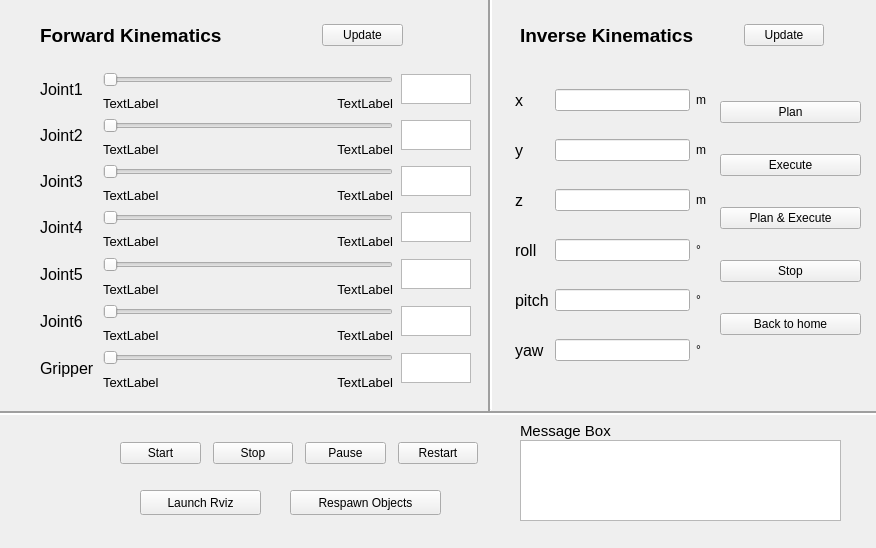
<?xml version="1.0" encoding="UTF-8"?>
<ui version="4.0">
 <class>Form</class>
 <widget class="QWidget" name="Form">
  <property name="geometry">
   <rect>
    <x>0</x>
    <y>0</y>
    <width>876</width>
    <height>548</height>
   </rect>
  </property>
  <property name="windowTitle">
   <string>Form</string>
  </property>
  <widget class="QWidget" name="layoutWidget">
   <property name="geometry">
    <rect>
     <x>720</x>
     <y>90</y>
     <width>141</width>
     <height>257</height>
    </rect>
   </property>
   <layout class="QVBoxLayout" name="verticalLayout">
    <property name="spacing">
     <number>20</number>
    </property>
    <item>
     <widget class="QPushButton" name="planButton">
      <property name="text">
       <string>Plan</string>
      </property>
     </widget>
    </item>
    <item>
     <widget class="QPushButton" name="executeButton">
      <property name="text">
       <string>Execute</string>
      </property>
     </widget>
    </item>
    <item>
     <widget class="QPushButton" name="planexeButton">
      <property name="text">
       <string>Plan &amp;&amp; Execute</string>
      </property>
     </widget>
    </item>
    <item>
     <widget class="QPushButton" name="stopexeButton">
      <property name="text">
       <string>Stop</string>
      </property>
     </widget>
    </item>
    <item>
     <widget class="QPushButton" name="homeButton">
      <property name="text">
       <string>Back to home</string>
      </property>
     </widget>
    </item>
   </layout>
  </widget>
  <widget class="QPushButton" name="rvizButton">
   <property name="geometry">
    <rect>
     <x>140</x>
     <y>490</y>
     <width>121</width>
     <height>25</height>
    </rect>
   </property>
   <property name="text">
    <string>Launch Rviz</string>
   </property>
  </widget>
  <widget class="QTextBrowser" name="browser">
   <property name="geometry">
    <rect>
     <x>520</x>
     <y>440</y>
     <width>321</width>
     <height>81</height>
    </rect>
   </property>
  </widget>
  <widget class="QWidget" name="layoutWidget">
   <property name="geometry">
    <rect>
     <x>40</x>
     <y>20</y>
     <width>363</width>
     <height>31</height>
    </rect>
   </property>
   <layout class="QHBoxLayout" name="horizontalLayout">
    <property name="spacing">
     <number>100</number>
    </property>
    <item>
     <widget class="QLabel" name="label_8">
      <property name="font">
       <font>
        <pointsize>14</pointsize>
        <weight>75</weight>
        <bold>true</bold>
       </font>
      </property>
      <property name="text">
       <string>Forward Kinematics</string>
      </property>
     </widget>
    </item>
    <item>
     <widget class="QPushButton" name="updatefkButton">
      <property name="text">
       <string>Update</string>
      </property>
     </widget>
    </item>
   </layout>
  </widget>
  <widget class="QLabel" name="label_16">
   <property name="geometry">
    <rect>
     <x>20</x>
     <y>430</y>
     <width>81</width>
     <height>81</height>
    </rect>
   </property>
   <property name="text">
    <string/>
   </property>
   <property name="pixmap">
    <pixmap resource="resources.qrc">:/images/jderobot.png</pixmap>
   </property>
   <property name="scaledContents">
    <bool>true</bool>
   </property>
  </widget>
  <widget class="QWidget" name="layoutWidget">
   <property name="geometry">
    <rect>
     <x>40</x>
     <y>70</y>
     <width>431</width>
     <height>318</height>
    </rect>
   </property>
   <layout class="QGridLayout" name="gridLayout">
    <property name="spacing">
     <number>8</number>
    </property>
    <item row="0" column="0" rowspan="2">
     <widget class="QLabel" name="label">
      <property name="maximumSize">
       <size>
        <width>50</width>
        <height>16777215</height>
       </size>
      </property>
      <property name="font">
       <font>
        <pointsize>12</pointsize>
        <weight>50</weight>
        <bold>false</bold>
       </font>
      </property>
      <property name="text">
       <string>Joint1</string>
      </property>
     </widget>
    </item>
    <item row="11" column="1" colspan="2">
     <widget class="QSlider" name="jointSlider_6">
      <property name="minimumSize">
       <size>
        <width>0</width>
        <height>20</height>
       </size>
      </property>
      <property name="orientation">
       <enum>Qt::Horizontal</enum>
      </property>
     </widget>
    </item>
    <item row="14" column="1">
     <widget class="QLabel" name="gripper_low">
      <property name="maximumSize">
       <size>
        <width>16777215</width>
        <height>12</height>
       </size>
      </property>
      <property name="font">
       <font>
        <pointsize>10</pointsize>
       </font>
      </property>
      <property name="text">
       <string>TextLabel</string>
      </property>
     </widget>
    </item>
    <item row="13" column="1" colspan="2">
     <widget class="QSlider" name="gripperSlider">
      <property name="minimumSize">
       <size>
        <width>0</width>
        <height>20</height>
       </size>
      </property>
      <property name="orientation">
       <enum>Qt::Horizontal</enum>
      </property>
     </widget>
    </item>
    <item row="4" column="1" colspan="2">
     <widget class="QSlider" name="jointSlider_3">
      <property name="minimumSize">
       <size>
        <width>0</width>
        <height>20</height>
       </size>
      </property>
      <property name="orientation">
       <enum>Qt::Horizontal</enum>
      </property>
     </widget>
    </item>
    <item row="0" column="1" colspan="2">
     <widget class="QSlider" name="jointSlider_1">
      <property name="minimumSize">
       <size>
        <width>0</width>
        <height>20</height>
       </size>
      </property>
      <property name="orientation">
       <enum>Qt::Horizontal</enum>
      </property>
     </widget>
    </item>
    <item row="3" column="1">
     <widget class="QLabel" name="joint2_low">
      <property name="maximumSize">
       <size>
        <width>16777215</width>
        <height>10</height>
       </size>
      </property>
      <property name="font">
       <font>
        <pointsize>10</pointsize>
       </font>
      </property>
      <property name="text">
       <string>TextLabel</string>
      </property>
     </widget>
    </item>
    <item row="7" column="2">
     <widget class="QLabel" name="joint4_high">
      <property name="maximumSize">
       <size>
        <width>16777215</width>
        <height>10</height>
       </size>
      </property>
      <property name="font">
       <font>
        <pointsize>10</pointsize>
       </font>
      </property>
      <property name="text">
       <string>TextLabel</string>
      </property>
      <property name="alignment">
       <set>Qt::AlignRight|Qt::AlignTrailing|Qt::AlignVCenter</set>
      </property>
     </widget>
    </item>
    <item row="14" column="2">
     <widget class="QLabel" name="gripper_high">
      <property name="maximumSize">
       <size>
        <width>16777215</width>
        <height>12</height>
       </size>
      </property>
      <property name="font">
       <font>
        <pointsize>10</pointsize>
       </font>
      </property>
      <property name="text">
       <string>TextLabel</string>
      </property>
      <property name="alignment">
       <set>Qt::AlignRight|Qt::AlignTrailing|Qt::AlignVCenter</set>
      </property>
     </widget>
    </item>
    <item row="3" column="2">
     <widget class="QLabel" name="joint2_high">
      <property name="maximumSize">
       <size>
        <width>16777215</width>
        <height>10</height>
       </size>
      </property>
      <property name="font">
       <font>
        <pointsize>10</pointsize>
       </font>
      </property>
      <property name="text">
       <string>TextLabel</string>
      </property>
      <property name="alignment">
       <set>Qt::AlignRight|Qt::AlignTrailing|Qt::AlignVCenter</set>
      </property>
     </widget>
    </item>
    <item row="12" column="2">
     <widget class="QLabel" name="joint6_high">
      <property name="maximumSize">
       <size>
        <width>16777215</width>
        <height>10</height>
       </size>
      </property>
      <property name="font">
       <font>
        <pointsize>10</pointsize>
       </font>
      </property>
      <property name="text">
       <string>TextLabel</string>
      </property>
      <property name="alignment">
       <set>Qt::AlignRight|Qt::AlignTrailing|Qt::AlignVCenter</set>
      </property>
     </widget>
    </item>
    <item row="1" column="1">
     <widget class="QLabel" name="joint1_low">
      <property name="maximumSize">
       <size>
        <width>16777215</width>
        <height>10</height>
       </size>
      </property>
      <property name="font">
       <font>
        <pointsize>10</pointsize>
       </font>
      </property>
      <property name="text">
       <string>TextLabel</string>
      </property>
     </widget>
    </item>
    <item row="6" column="1" colspan="2">
     <widget class="QSlider" name="jointSlider_4">
      <property name="minimumSize">
       <size>
        <width>0</width>
        <height>20</height>
       </size>
      </property>
      <property name="orientation">
       <enum>Qt::Horizontal</enum>
      </property>
     </widget>
    </item>
    <item row="12" column="1">
     <widget class="QLabel" name="joint6_low">
      <property name="maximumSize">
       <size>
        <width>16777215</width>
        <height>10</height>
       </size>
      </property>
      <property name="font">
       <font>
        <pointsize>10</pointsize>
       </font>
      </property>
      <property name="text">
       <string>TextLabel</string>
      </property>
     </widget>
    </item>
    <item row="5" column="1">
     <widget class="QLabel" name="joint3_low">
      <property name="maximumSize">
       <size>
        <width>16777215</width>
        <height>10</height>
       </size>
      </property>
      <property name="font">
       <font>
        <pointsize>10</pointsize>
       </font>
      </property>
      <property name="text">
       <string>TextLabel</string>
      </property>
     </widget>
    </item>
    <item row="7" column="1">
     <widget class="QLabel" name="joint4_low">
      <property name="maximumSize">
       <size>
        <width>16777215</width>
        <height>10</height>
       </size>
      </property>
      <property name="font">
       <font>
        <pointsize>10</pointsize>
       </font>
      </property>
      <property name="text">
       <string>TextLabel</string>
      </property>
     </widget>
    </item>
    <item row="5" column="2">
     <widget class="QLabel" name="joint3_high">
      <property name="maximumSize">
       <size>
        <width>16777215</width>
        <height>10</height>
       </size>
      </property>
      <property name="font">
       <font>
        <pointsize>10</pointsize>
       </font>
      </property>
      <property name="text">
       <string>TextLabel</string>
      </property>
      <property name="alignment">
       <set>Qt::AlignRight|Qt::AlignTrailing|Qt::AlignVCenter</set>
      </property>
     </widget>
    </item>
    <item row="2" column="1" colspan="2">
     <widget class="QSlider" name="jointSlider_2">
      <property name="minimumSize">
       <size>
        <width>0</width>
        <height>20</height>
       </size>
      </property>
      <property name="orientation">
       <enum>Qt::Horizontal</enum>
      </property>
     </widget>
    </item>
    <item row="1" column="2">
     <widget class="QLabel" name="joint1_high">
      <property name="maximumSize">
       <size>
        <width>16777215</width>
        <height>10</height>
       </size>
      </property>
      <property name="font">
       <font>
        <pointsize>10</pointsize>
        <stylestrategy>PreferDefault</stylestrategy>
       </font>
      </property>
      <property name="text">
       <string>TextLabel</string>
      </property>
      <property name="alignment">
       <set>Qt::AlignRight|Qt::AlignTrailing|Qt::AlignVCenter</set>
      </property>
     </widget>
    </item>
    <item row="2" column="0" rowspan="2">
     <widget class="QLabel" name="label_2">
      <property name="font">
       <font>
        <pointsize>12</pointsize>
       </font>
      </property>
      <property name="text">
       <string>Joint2</string>
      </property>
     </widget>
    </item>
    <item row="4" column="0" rowspan="2">
     <widget class="QLabel" name="label_3">
      <property name="font">
       <font>
        <pointsize>12</pointsize>
       </font>
      </property>
      <property name="text">
       <string>Joint3</string>
      </property>
     </widget>
    </item>
    <item row="6" column="0" rowspan="2">
     <widget class="QLabel" name="label_4">
      <property name="font">
       <font>
        <pointsize>12</pointsize>
       </font>
      </property>
      <property name="text">
       <string>Joint4</string>
      </property>
     </widget>
    </item>
    <item row="11" column="0" rowspan="2">
     <widget class="QLabel" name="label_6">
      <property name="font">
       <font>
        <pointsize>12</pointsize>
       </font>
      </property>
      <property name="text">
       <string>Joint6</string>
      </property>
     </widget>
    </item>
    <item row="13" column="0" rowspan="2">
     <widget class="QLabel" name="label_7">
      <property name="font">
       <font>
        <pointsize>12</pointsize>
       </font>
      </property>
      <property name="text">
       <string>Gripper</string>
      </property>
     </widget>
    </item>
    <item row="10" column="2">
     <widget class="QLabel" name="joint5_high">
      <property name="maximumSize">
       <size>
        <width>16777215</width>
        <height>10</height>
       </size>
      </property>
      <property name="font">
       <font>
        <pointsize>10</pointsize>
       </font>
      </property>
      <property name="text">
       <string>TextLabel</string>
      </property>
      <property name="alignment">
       <set>Qt::AlignRight|Qt::AlignTrailing|Qt::AlignVCenter</set>
      </property>
     </widget>
    </item>
    <item row="10" column="1">
     <widget class="QLabel" name="joint5_low">
      <property name="maximumSize">
       <size>
        <width>16777215</width>
        <height>10</height>
       </size>
      </property>
      <property name="font">
       <font>
        <pointsize>10</pointsize>
       </font>
      </property>
      <property name="text">
       <string>TextLabel</string>
      </property>
     </widget>
    </item>
    <item row="8" column="1" rowspan="2" colspan="2">
     <widget class="QSlider" name="jointSlider_5">
      <property name="minimumSize">
       <size>
        <width>0</width>
        <height>20</height>
       </size>
      </property>
      <property name="orientation">
       <enum>Qt::Horizontal</enum>
      </property>
     </widget>
    </item>
    <item row="8" column="0" rowspan="3">
     <widget class="QLabel" name="label_5">
      <property name="font">
       <font>
        <pointsize>12</pointsize>
       </font>
      </property>
      <property name="text">
       <string>Joint5</string>
      </property>
     </widget>
    </item>
    <item row="0" column="3" rowspan="2">
     <widget class="QTextBrowser" name="joint1Browser">
      <property name="maximumSize">
       <size>
        <width>70</width>
        <height>30</height>
       </size>
      </property>
     </widget>
    </item>
    <item row="2" column="3" rowspan="2">
     <widget class="QTextBrowser" name="joint2Browser">
      <property name="maximumSize">
       <size>
        <width>70</width>
        <height>30</height>
       </size>
      </property>
     </widget>
    </item>
    <item row="4" column="3" rowspan="2">
     <widget class="QTextBrowser" name="joint3Browser">
      <property name="maximumSize">
       <size>
        <width>70</width>
        <height>30</height>
       </size>
      </property>
     </widget>
    </item>
    <item row="6" column="3" rowspan="2">
     <widget class="QTextBrowser" name="joint4Browser">
      <property name="maximumSize">
       <size>
        <width>70</width>
        <height>30</height>
       </size>
      </property>
     </widget>
    </item>
    <item row="11" column="3" rowspan="2">
     <widget class="QTextBrowser" name="joint6Browser">
      <property name="maximumSize">
       <size>
        <width>70</width>
        <height>30</height>
       </size>
      </property>
     </widget>
    </item>
    <item row="13" column="3" rowspan="2">
     <widget class="QTextBrowser" name="gripperBrowser">
      <property name="maximumSize">
       <size>
        <width>70</width>
        <height>30</height>
       </size>
      </property>
     </widget>
    </item>
    <item row="8" column="3" rowspan="3">
     <widget class="QTextBrowser" name="joint5Browser">
      <property name="maximumSize">
       <size>
        <width>70</width>
        <height>30</height>
       </size>
      </property>
     </widget>
    </item>
   </layout>
  </widget>
  <widget class="QWidget" name="layoutWidget">
   <property name="geometry">
    <rect>
     <x>520</x>
     <y>20</y>
     <width>304</width>
     <height>31</height>
    </rect>
   </property>
   <layout class="QHBoxLayout" name="horizontalLayout_2">
    <property name="spacing">
     <number>50</number>
    </property>
    <item>
     <widget class="QLabel" name="label_9">
      <property name="font">
       <font>
        <pointsize>14</pointsize>
        <weight>75</weight>
        <bold>true</bold>
       </font>
      </property>
      <property name="text">
       <string>Inverse Kinematics</string>
      </property>
     </widget>
    </item>
    <item>
     <widget class="QPushButton" name="updateikButton">
      <property name="text">
       <string>Update</string>
      </property>
     </widget>
    </item>
   </layout>
  </widget>
  <widget class="QWidget" name="layoutWidget">
   <property name="geometry">
    <rect>
     <x>515</x>
     <y>81</y>
     <width>191</width>
     <height>291</height>
    </rect>
   </property>
   <layout class="QGridLayout" name="gridLayout_2">
    <property name="verticalSpacing">
     <number>20</number>
    </property>
    <item row="0" column="0">
     <widget class="QLabel" name="label_10">
      <property name="font">
       <font>
        <pointsize>12</pointsize>
       </font>
      </property>
      <property name="text">
       <string>x</string>
      </property>
     </widget>
    </item>
    <item row="0" column="1">
     <widget class="QLineEdit" name="xEdit"/>
    </item>
    <item row="0" column="2">
     <widget class="QLabel" name="label_17">
      <property name="text">
       <string>m</string>
      </property>
     </widget>
    </item>
    <item row="1" column="0">
     <widget class="QLabel" name="label_11">
      <property name="font">
       <font>
        <pointsize>12</pointsize>
       </font>
      </property>
      <property name="text">
       <string>y</string>
      </property>
     </widget>
    </item>
    <item row="1" column="1">
     <widget class="QLineEdit" name="yEdit"/>
    </item>
    <item row="1" column="2">
     <widget class="QLabel" name="label_18">
      <property name="text">
       <string>m</string>
      </property>
     </widget>
    </item>
    <item row="2" column="0">
     <widget class="QLabel" name="label_12">
      <property name="font">
       <font>
        <pointsize>12</pointsize>
       </font>
      </property>
      <property name="text">
       <string>z</string>
      </property>
     </widget>
    </item>
    <item row="2" column="1">
     <widget class="QLineEdit" name="zEdit"/>
    </item>
    <item row="2" column="2">
     <widget class="QLabel" name="label_19">
      <property name="text">
       <string>m</string>
      </property>
     </widget>
    </item>
    <item row="3" column="0">
     <widget class="QLabel" name="label_13">
      <property name="font">
       <font>
        <pointsize>12</pointsize>
       </font>
      </property>
      <property name="text">
       <string>roll</string>
      </property>
     </widget>
    </item>
    <item row="3" column="1">
     <widget class="QLineEdit" name="rollEdit"/>
    </item>
    <item row="3" column="2">
     <widget class="QLabel" name="label_20">
      <property name="text">
       <string>°</string>
      </property>
     </widget>
    </item>
    <item row="4" column="0">
     <widget class="QLabel" name="label_14">
      <property name="font">
       <font>
        <pointsize>12</pointsize>
       </font>
      </property>
      <property name="text">
       <string>pitch</string>
      </property>
     </widget>
    </item>
    <item row="4" column="1">
     <widget class="QLineEdit" name="pitchEdit"/>
    </item>
    <item row="4" column="2">
     <widget class="QLabel" name="label_21">
      <property name="text">
       <string>°</string>
      </property>
     </widget>
    </item>
    <item row="5" column="0">
     <widget class="QLabel" name="label_15">
      <property name="font">
       <font>
        <pointsize>12</pointsize>
       </font>
      </property>
      <property name="text">
       <string>yaw</string>
      </property>
     </widget>
    </item>
    <item row="5" column="1">
     <widget class="QLineEdit" name="yawEdit"/>
    </item>
    <item row="5" column="2">
     <widget class="QLabel" name="label_22">
      <property name="text">
       <string>°</string>
      </property>
     </widget>
    </item>
   </layout>
  </widget>
  <widget class="Line" name="line">
   <property name="geometry">
    <rect>
     <x>-3</x>
     <y>400</y>
     <width>891</width>
     <height>26</height>
    </rect>
   </property>
   <property name="font">
    <font>
     <pointsize>11</pointsize>
    </font>
   </property>
   <property name="lineWidth">
    <number>2</number>
   </property>
   <property name="orientation">
    <enum>Qt::Horizontal</enum>
   </property>
  </widget>
  <widget class="Line" name="line_2">
   <property name="geometry">
    <rect>
     <x>480</x>
     <y>-10</y>
     <width>20</width>
     <height>421</height>
    </rect>
   </property>
   <property name="lineWidth">
    <number>2</number>
   </property>
   <property name="orientation">
    <enum>Qt::Vertical</enum>
   </property>
  </widget>
  <widget class="QPushButton" name="respawnButton">
   <property name="geometry">
    <rect>
     <x>290</x>
     <y>490</y>
     <width>151</width>
     <height>25</height>
    </rect>
   </property>
   <property name="text">
    <string>Respawn Objects</string>
   </property>
  </widget>
  <widget class="QLabel" name="label_23">
   <property name="geometry">
    <rect>
     <x>520</x>
     <y>420</y>
     <width>111</width>
     <height>21</height>
    </rect>
   </property>
   <property name="font">
    <font>
     <pointsize>11</pointsize>
     <weight>50</weight>
     <bold>false</bold>
    </font>
   </property>
   <property name="text">
    <string>Message Box</string>
   </property>
  </widget>
  <widget class="QWidget" name="">
   <property name="geometry">
    <rect>
     <x>120</x>
     <y>440</y>
     <width>358</width>
     <height>27</height>
    </rect>
   </property>
   <layout class="QHBoxLayout" name="horizontalLayout_3">
    <property name="spacing">
     <number>12</number>
    </property>
    <item>
     <widget class="QPushButton" name="start_button">
      <property name="text">
       <string>Start</string>
      </property>
      <property name="icon">
       <iconset resource="resources.qrc">
        <normaloff>:/images/play.png</normaloff>:/images/play.png</iconset>
      </property>
     </widget>
    </item>
    <item>
     <widget class="QPushButton" name="stop_button">
      <property name="text">
       <string>Stop</string>
      </property>
      <property name="icon">
       <iconset resource="resources.qrc">
        <normaloff>:/images/stop.png</normaloff>:/images/stop.png</iconset>
      </property>
     </widget>
    </item>
    <item>
     <widget class="QPushButton" name="pause_button">
      <property name="text">
       <string>Pause</string>
      </property>
      <property name="icon">
       <iconset theme="pause"/>
      </property>
     </widget>
    </item>
    <item>
     <widget class="QPushButton" name="restart_button">
      <property name="text">
       <string>Restart</string>
      </property>
      <property name="icon">
       <iconset theme="restart"/>
      </property>
     </widget>
    </item>
   </layout>
  </widget>
 </widget>
 <resources>
  <include location="resources.qrc"/>
  <include location="resources.qrc"/>
 </resources>
 <connections/>
</ui>
